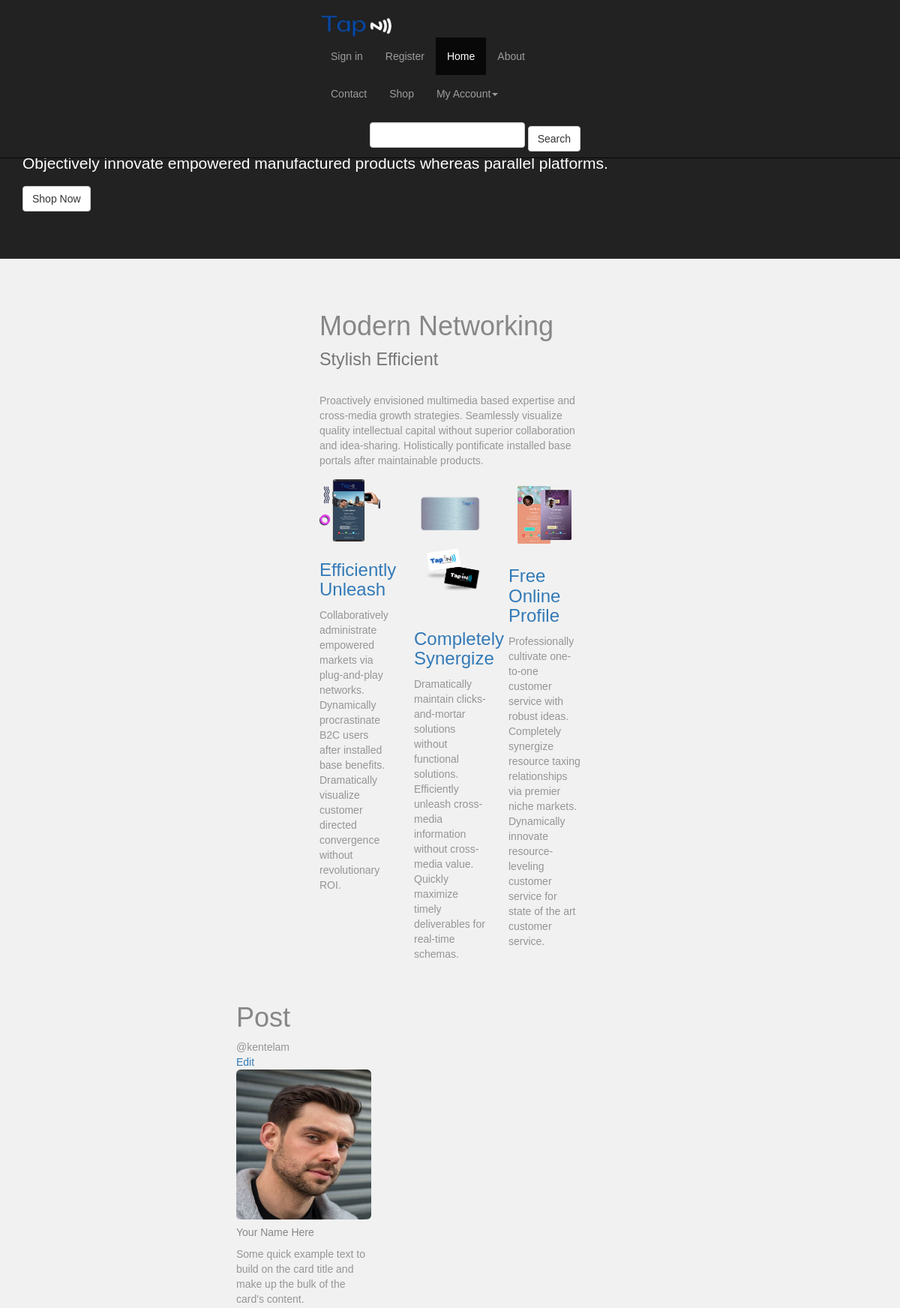
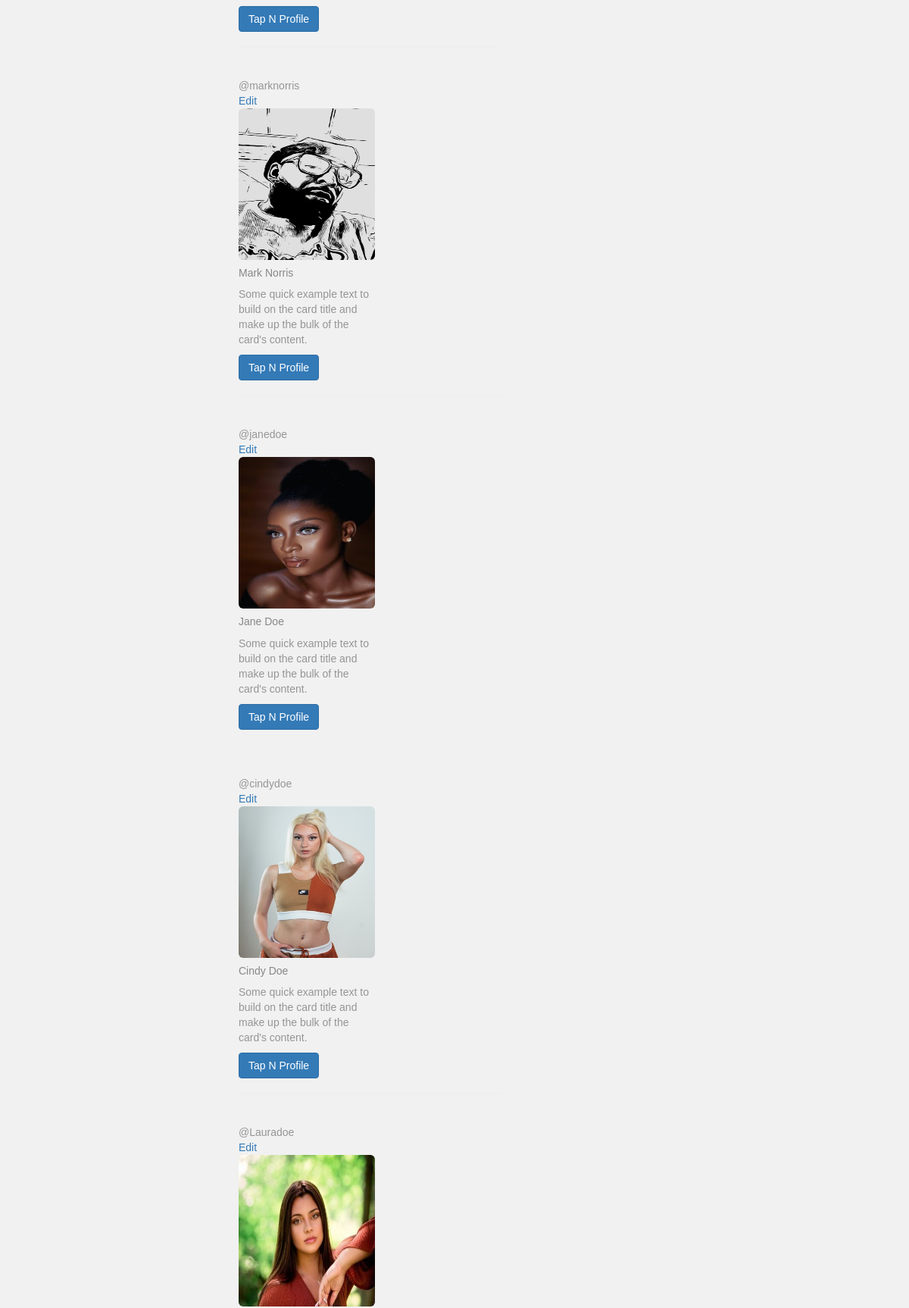
The page / (upper part) on the database its author committed (2 pictures, top to bottom).
### main/models.py (models this page shows, shortened)
class Post(models.Model):
    user = models.OneToOneField(User, on_delete=models.CASCADE)
    username = models.CharField(max_length=50, blank=True, default='@')
    card_number = models.CharField(max_length=50, blank=True, default=14)
    background_banner = models.ImageField(null=True, blank=True, upload_to='images/profile')
    background_color = models.CharField(max_length=20, blank=True, null=True)
    profile_picture = models.ImageField(null=True, blank=True, upload_to='images/profile',)
    full_name = models.CharField(max_length=100, blank=False)
    business = models.CharField(max_length=100, blank=False)
    phone_number = models.CharField(max_length=20, blank=True)
    email_address = models.EmailField(max_length=100, blank=True)
    website = models.URLField(blank=True)
    job_title = models.CharField(max_length=100, blank=True)
    facebook = models.URLField(blank=True)
    instagram = models.URLField(blank=True)
    tiktok = models.URLField(blank=True)
    twitter = models.URLField(blank=True)
    linkedin = models.URLField(blank=True)
    paypal = models.URLField(blank=True)
    cashapp = models.URLField(blank=True)
    snap = models.URLField(blank=True)
    discord = models.URLField(blank=True)
    twitch = models.URLField(blank=True)
    spotify = models.URLField(blank=True)
    apple_music = models.URLField(blank=True)
    sound_cloud = models.URLField(blank=True)

### main/views.py (the view)
# urls.py: path('', HomeView.as_view(), name='home'),
class HomeView(ListView):
    model = Post
    template_name = 'home.html'

### main/templates/home.html (shortened to what this page needs)
{% extends 'base.html'  %}
{% block content %}
<div class="jumbotron feature">
    <div class="container">
        <h1> Smart Technology</h1>
        <p>Objectively innovate empowered manufactured products whereas parallel platforms.</p>
        <p><a class="btn btn-default" href="#">Shop Now</a></p>
    </div>
</div>
<div class="container">
    <div class="row">
        <div class="col-lg-12">
            <h1 class="page-header">Modern Networking
                <small>Stylish Efficient</small>
            </h1>
            <p>Proactively envisioned multimedia based expertise and cross-media growth strategies. Seamlessly visualize quality intellectual capital without superior collaboration and idea-sharing. Holistically pontificate installed base portals after maintainable products.</p>
        </div>
    </div>
    <div class="row">
        <article class="col-md-4 article-intro">
            <a href="#">
                <img class="img-responsive img-rounded" src="../static/images/feature_img5.png" alt="">
            </a>
            <h3>
                <a href="#">Efficiently Unleash</a>
            </h3>
            <p>Collaboratively administrate empowered markets via plug-and-play networks. Dynamically procrastinate B2C users after installed base benefits. Dramatically visualize customer directed convergence without revolutionary ROI.</p>
        </article>
        <article class="col-md-4 article-intro">
            <a href="#">
                <img class="img-responsive img-rounded" src="../static/images/can2.png" alt="">
            </a>
            <h3>
                <a href="#">Completely Synergize</a>
            </h3>
            <p>Dramatically maintain clicks-and-mortar solutions without functional solutions. Efficiently unleash cross-media information without cross-media value. Quickly maximize timely deliverables for real-time schemas.</p>
        </article>
        <article class="col-md-4 article-intro">
            <a href="#">
                <img class="img-responsive img-rounded" src="../static/images/top_img3.png" alt="">
            </a>
            <h3>
                <a href="#">Free Online Profile</a>
            </h3>
            <p>Professionally cultivate one-to-one customer service with robust ideas. Completely synergize resource taxing relationships via premier niche markets. Dynamically innovate resource-leveling customer service for state of the art customer service.</p>
        </article>
    </div>
</div>
<div class="container" style="margin-left: 25%;">
    <h1>Post</h1>
    {% for post in object_list %}
    <span>{{post.username}}</span><br><a href="{% url 'edit' post.pk %}">Edit</a><br/>
    <div class="card" style="width: 18rem;">
        {% if post.profile_picture %}
        <img src="{{post.profile_picture.url}}"  style="height: 200px; width: 200px;" class="img-responsive img-rounded" alt="...">
        {% else %}
      <img src="../static/images/Tap N Double Card.png" style="height: 300px; width: 250px;" class="card-img-top" alt="...">
        {% endif %}
        <div class="card-body">
          <h5 class="card-title">{{post.full_name}}</h5>
          <p class="card-text">Some quick example text to build on the card title and make up the bulk of the card's content.</p>
          <a href="{% url 'profile' post.pk %}" class="btn btn-primary">Tap N Profile</a>
        </div>
    </div>
    <hr><br/>
    {% endfor %}
    </div>
    {% endblock  %}

### main/static/css/custom.css (style rules this page uses)
body { padding-top: 50px; color: #959595; }
h1, h2, h3, h4, h5, h6 { color: #878787; }
.feature { background-color: #222222; color: rgb(255, 255, 255); }
.article-intro { margin-bottom: 25px; }

### main/static/css/style.css (style rules this page uses)
:root { --light:#f1f1f1; --white:#fff; --dark:#000; --purple:#5e496a; }
body { font-family: 'Montserrat', sans-serif; background-color: var(--light); }
img { width: 100%; height: auto; }
.container { max-width: 27em; margin: 0 auto; }

### rows shown on the page
Post: username "@kentelam", profile_picture (picture), full_name "Your Name Here"
Post: username "@marknorris", profile_picture (picture), full_name "Mark Norris"
Post: username "@janedoe", profile_picture (picture), full_name "Jane Doe"
Post: username "@cindydoe", profile_picture (picture), full_name "Cindy Doe"
Post: username "@Lauradoe", profile_picture (picture)
